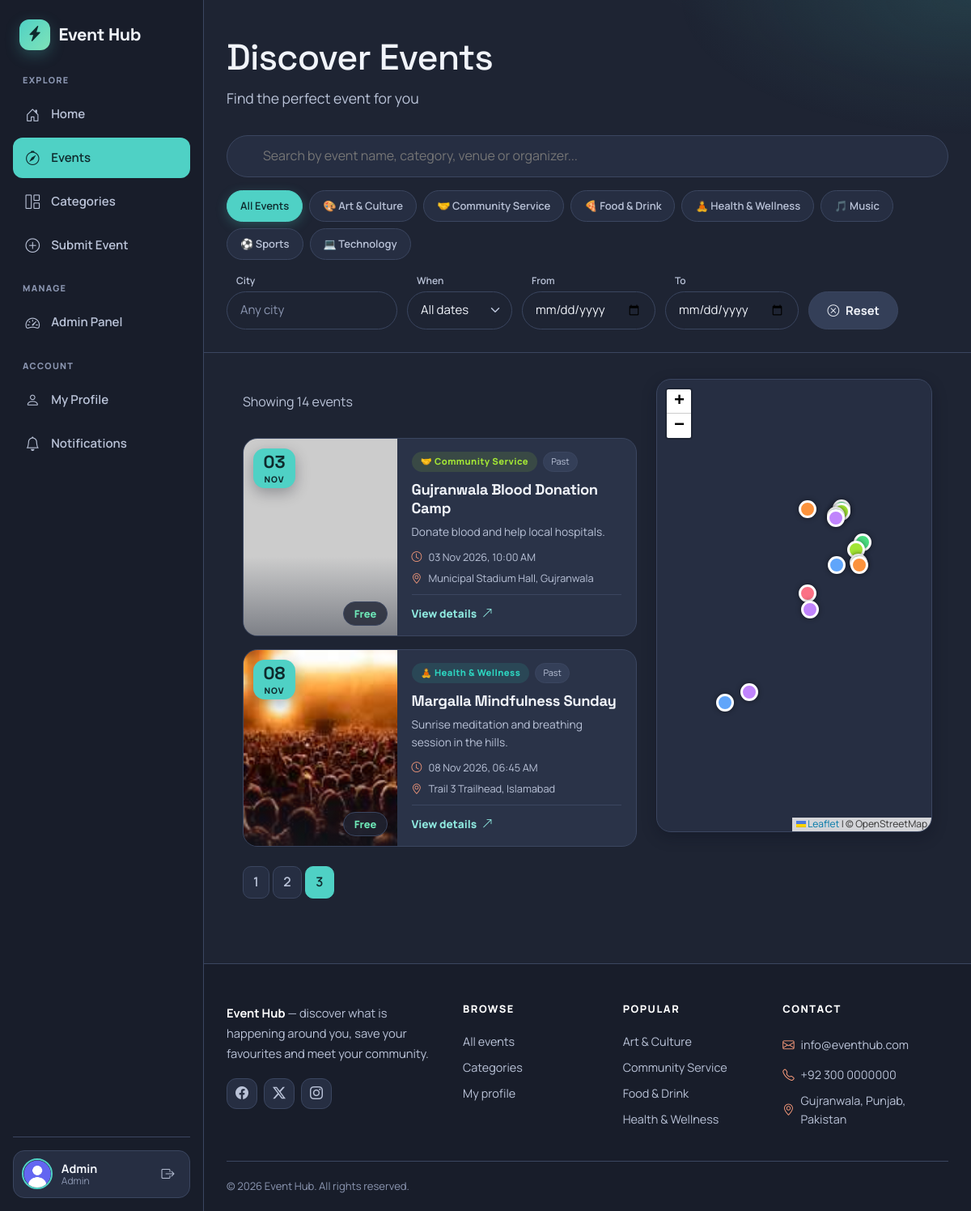
The page /events.php?page=3 (signed in) on the database its author committed.
### tables this page shows
CREATE TABLE categories (
  id INT AUTO_INCREMENT PRIMARY KEY,
  name VARCHAR(80) NOT NULL,
  color VARCHAR(10) DEFAULT '#6f42c1'
);

CREATE TABLE events (
  id INT AUTO_INCREMENT PRIMARY KEY,
  title VARCHAR(200) NOT NULL,
  category_id INT NOT NULL,
  short_desc VARCHAR(255),
  description TEXT,
  venue VARCHAR(150),
  address VARCHAR(255),
  city VARCHAR(80),
  lat DECIMAL(10,7) NOT NULL,
  lng DECIMAL(10,7) NOT NULL,
  event_date DATE NOT NULL,
  event_time TIME,
  price DECIMAL(10,2) DEFAULT 0,
  organizer_name VARCHAR(120),
  organizer_contact VARCHAR(150),
  image VARCHAR(255) DEFAULT 'images/default.jpg',
  is_featured TINYINT DEFAULT 0,
  status ENUM('pending','approved','rejected') DEFAULT 'pending',
  created_by INT NULL,
  created_at TIMESTAMP DEFAULT CURRENT_TIMESTAMP,
  FOREIGN KEY (category_id) REFERENCES categories(id)
);

### events.php (the view, shortened to what this page needs)
<?php
require 'includes/functions.php';
$page_title = 'Discover Events'; $active = 'events';
$events = search_events($_GET);
$per = 6; $total = count($events); $pages = max(1, ceil($total / $per));
$page = max(1, min($pages, (int)($_GET['page'] ?? 1)));
$list = array_slice($events, ($page - 1) * $per, $per);
$q = trim($_GET['q'] ?? ''); $cats = $_GET['cat'] ?? []; $city = trim($_GET['city'] ?? ''); $when = $_GET['when'] ?? '';
include 'includes/header.php';
?>
<section class="events-hero">
  <div class="container">
    <h1 >Discover Events</h1>
    <p >Find the perfect event for you</p>
    <form method="get" id="filterForm">
      <div class="d-flex flex-wrap align-items-center gap-3 py-3">
        <div class="search-box">
          <?= svg('search') ?>
          <input type="text" name="q" id="q" value="<?= e($q) ?>" placeholder="Search by event name, category, venue or organizer..." aria-label="Search events">
        </div>
      </div>
      <div class="filter-chips" id="filterChips">
        <button type="button" class="filter-chip <?= !$cats ? 'active' : '' ?>" id="chipAll">All Events</button>
        <?php foreach (get_categories() as $c): ?>
          <label class="filter-chip <?= in_array($c['id'], $cats) ? 'active' : '' ?>">
            <?= cat_icon($c['name']) ?> <?= e($c['name']) ?>
          </label>
        <?php endforeach; ?>
      </div>
      <div class="filter-row mt-3">
        <div><label for="city">City</label><input type="text" class="form-control" id="city" name="city" value="<?= e($city) ?>" placeholder="Any city"></div>
        <div><label for="when">When</label><select class="form-select" id="when" name="when">
          <option value="">All dates</option>
          <option value="past" <?= $when == 'past' ? 'selected' : '' ?>>Past</option></select></div>
        <div><label for="from">From</label><input type="date" class="form-control" id="from" name="from" value="<?= e($_GET['from'] ?? '') ?>"></div>
        <div><label for="to">To</label><input type="date" class="form-control" id="to" name="to" value="<?= e($_GET['to'] ?? '') ?>"></div>
        <div><button type="button" id="resetBtn" class="btn btn-secondary" title="Clear / Reset"><i class="bi bi-x-circle"></i> Reset</button></div>
      </div>
    </form>
  </div>
</section>
<section class="section" style="padding:2rem 0 4rem">
  <div class="container-fluid px-lg-5">
    <div class="row g-4">
      <div class="col-lg-7" id="listCol"><div id="listBox"><?php include 'includes/event_list.php'; ?></div></div>
      <div class="col-lg-5 d-none d-lg-block" id="mapCol"><div class="sticky-map"><div id="map"></div></div></div>
    </div>
  </div>
</section>
<?php include 'includes/footer.php'; ?>

### includes/header.php (shortened to what this page needs)
<?php
$active     = $active ?? '';
$unread = 0;
if (is_logged()) { $u = $pdo->prepare("SELECT COUNT(*) FROM notifications WHERE user_id=? AND is_read=0"); $u->execute([$_SESSION['user']['id']]); $unread = $u->fetchColumn(); }
function nav_class($name) { global $active; return 'nav-link' . ($active == $name ? ' active' : ''); }
?>
<!DOCTYPE html>
<html lang="en">
<head>
  <link href="<?= BASE_URL ?>assets/vendor/bootstrap/bootstrap.min.css" rel="stylesheet">
  <link href="<?= BASE_URL ?>assets/vendor/bootstrap-icons/bootstrap-icons.min.css" rel="stylesheet">
  <link href="<?= BASE_URL ?>assets/vendor/leaflet/leaflet.css" rel="stylesheet">
  <link href="<?= BASE_URL ?>assets/css/style.css" rel="stylesheet">
</head>
<body>
<div class="app-shell">
<aside class="sidebar" id="sidebar">
  <a href="<?= BASE_URL ?>index.php" class="logo">
    <span class="logo-mark"><i class="bi bi-lightning-charge-fill"></i></span>
    <span><?= SITE_NAME ?></span>
  </a>
  <nav class="side-nav" aria-label="Main">
    <span class="side-label">Explore</span>
    <a href="<?= BASE_URL ?>index.php" class="<?= nav_class('home') ?>"><i class="bi bi-house-door"></i> Home</a>
    <a href="<?= BASE_URL ?>events.php" class="<?= nav_class('events') ?>"><i class="bi bi-compass"></i> Events</a>
    <a href="<?= BASE_URL ?>categories.php" class="<?= nav_class('categories') ?>"><i class="bi bi-grid-1x2"></i> Categories</a>
    <?php if (is_logged() && setting('allow_submissions') == '1'): ?>
      <a href="<?= BASE_URL ?>submit_event.php" class="<?= nav_class('submit') ?>"><i class="bi bi-plus-circle"></i> Submit Event</a>
    <?php endif; ?>
    <?php if (is_staff()): ?>
      <span class="side-label">Manage</span>
      <a href="<?= BASE_URL ?>admin/index.php" class="<?= nav_class('admin') ?>"><i class="bi bi-speedometer2"></i> Admin Panel</a>
    <?php endif; ?>
    <?php if (is_logged()): ?>
      <span class="side-label">Account</span>
      <a href="<?= BASE_URL ?>profile.php" class="<?= nav_class('profile') ?>"><i class="bi bi-person"></i> My Profile</a>
      <a href="<?= BASE_URL ?>profile.php?tab=notes" class="nav-link"><i class="bi bi-bell"></i> Notifications
        <?php if ($unread): ?><span class="side-badge"><?= $unread ?></span><?php endif; ?></a>
    <?php endif; ?>
  </nav>
  <div class="side-bottom">
    <?php if (is_logged()): ?>
      <div class="side-user">
        <img class="nav-avatar" src="<?= BASE_URL . e($_SESSION['user']['avatar']) ?>" alt="<?= e($_SESSION['user']['name']) ?>">
        <div class="side-user-info"><strong><?= e(explode(' ', $_SESSION['user']['name'])[0]) ?></strong><small><?= e(ucfirst($_SESSION['user']['role'])) ?></small></div>
        <a href="<?= BASE_URL ?>logout.php" class="side-logout" title="Logout" aria-label="Logout"><i class="bi bi-box-arrow-right"></i></a>
      </div>
    <?php else: ?>
      <a href="<?= BASE_URL ?>login.php" class="btn btn-secondary w-100 mb-2"><i class="bi bi-box-arrow-in-right"></i> Login</a>
      <a href="<?= BASE_URL ?>register.php" class="btn btn-primary w-100">Sign Up</a>
    <?php endif; ?>
  </div>
</aside>
<div class="app-body">

### includes/functions.php (shortened to what this page needs)
<?php
require_once __DIR__ . '/../config/db.php';
function e($s) { return htmlspecialchars($s ?? '', ENT_QUOTES, 'UTF-8'); }
function is_logged() { return isset($_SESSION['user']); }
function is_staff()  { return is_logged() && in_array($_SESSION['user']['role'], ['admin', 'moderator']); }
function svg($n) {
    $p = [
     'cal'   => '<path fill-rule="evenodd" d="M6 2a1 1 0 00-1 1v1H4a2 2 0 00-2 2v10a2 2 0 002 2h12a2 2 0 002-2V6a2 2 0 00-2-2h-1V3a1 1 0 10-2 0v1H7V3a1 1 0 00-1-1zm0 5a1 1 0 000 2h8a1 1 0 100-2H6z" clip-rule="evenodd"/>',
     'clock' => '<path fill-rule="evenodd" d="M10 18a8 8 0 100-16 8 8 0 000 16zm1-12a1 1 0 10-2 0v4a1 1 0 00.293.707l2.828 2.829a1 1 0 101.415-1.415L11 9.586V6z" clip-rule="evenodd"/>',
     'pin'   => '<path fill-rule="evenodd" d="M5.05 4.05a7 7 0 119.9 9.9L10 18.9l-4.95-4.95a7 7 0 010-9.9zM10 11a2 2 0 100-4 2 2 0 000 4z" clip-rule="evenodd"/>',
     'users' => '<path d="M9 6a3 3 0 11-6 0 3 3 0 016 0zM17 6a3 3 0 11-6 0 3 3 0 016 0zM12.93 17c.046-.327.07-.66.07-1a6.97 6.97 0 00-1.5-4.33A5 5 0 0119 16v1h-6.07zM6 11a5 5 0 015 5v1H1v-1a5 5 0 015-5z"/>',
     'mail'  => '<path d="M2.003 5.884L10 9.882l7.997-3.998A2 2 0 0016 4H4a2 2 0 00-1.997 1.884z"/><path d="M18 8.118l-8 4-8-4V14a2 2 0 002 2h12a2 2 0 002-2V8.118z"/>',
     'user'  => '<path d="M10 2a8 8 0 100 16 8 8 0 000-16zm0 2a6 6 0 110 12 6 6 0 010-12zm0 2a2 2 0 100 4 2 2 0 000-4z"/>',
     'logout'=> '<path fill-rule="evenodd" d="M3 3a1 1 0 00-1 1v12a1 1 0 102 0V4a1 1 0 00-1-1zm10.293 9.293a1 1 0 001.414 1.414l3-3a1 1 0 000-1.414l-3-3a1 1 0 10-1.414 1.414L14.586 9H7a1 1 0 100 2h7.586l-1.293 1.293z" clip-rule="evenodd"/>',
     'search'=> '<path fill-rule="evenodd" d="M8 4a4 4 0 100 8 4 4 0 000-8zM2 8a6 6 0 1110.89 3.476l4.817 4.817a1 1 0 01-1.414 1.414l-4.816-4.816A6 6 0 012 8z" clip-rule="evenodd"/>',
    ];
    return '<svg viewBox="0 0 20 20" fill="currentColor">' . ($p[$n] ?? '') . '</svg>';
}
function cat_icon($name) {
    $i = ['music' => '🎵', 'sports' => '⚽', 'technology' => '💻', 'art & culture' => '🎨', 'food & drink' => '🍕',
          'health & wellness' => '🧘', 'community service' => '🤝', 'community' => '🤝'];
    return $i[strtolower($name)] ?? '📅';
}
function price_text($p) { return $p > 0 ? 'Rs. ' . number_format($p) : 'Free'; }
function date_text($d, $t) { return date('d M Y', strtotime($d)) . ($t ? ', ' . date('h:i A', strtotime($t)) : ''); }
function img_src($p) { return preg_match('#^https?://#', $p) ? $p : BASE_URL . $p; }
function img_tag($path, $alt, $attrs = '', $fallback = 'images/default.jpg') {
    return '<img src="' . e(img_src($path)) . '" alt="' . e($alt) . '" loading="lazy" ' . $attrs .
           ' onerror="this.onerror=null;this.src=\'' . BASE_URL . $fallback . '\'">';
}
function event_fallback($id) { return file_exists(__DIR__ . "/../images/event$id.jpg") ? "images/event$id.jpg" : 'images/default.jpg'; }
function setting($key, $default = '1') {
    global $pdo; static $all = null;
    if ($all === null) $all = $pdo->query("SELECT skey, svalue FROM settings")->fetchAll(PDO::FETCH_KEY_PAIR);
    return $all[$key] ?? $default;
}
function get_events($extra = '', $params = []) {
    global $pdo;
    $st = $pdo->prepare("SELECT e.*, c.name AS cat, c.color FROM events e
        JOIN categories c ON c.id = e.category_id WHERE e.status='approved' $extra");
    $st->execute($params);
    return $st->fetchAll();
}
function get_categories() { global $pdo; return $pdo->query("SELECT * FROM categories ORDER BY name")->fetchAll(); }
function search_events($g) {
    $sql = ''; $p = [];
    $q = trim($g['q'] ?? ''); $city = trim($g['city'] ?? ''); $when = $g['when'] ?? '';
    $cats = array_filter((array)($g['cat'] ?? []), 'is_numeric');
    if (setting('show_past_events') != '1') $sql .= " AND e.event_date >= CURDATE()";
    return get_events($sql . " ORDER BY (e.event_date < CURDATE()), e.event_date", $p);
}

### includes/event_list.php (shortened to what this page needs)
<?php
$keep = array_diff_key($_GET, ['ajax' => 1]); ?>
<?php if ($events): ?>
  <p class="events-count">Showing <?= $total ?> event<?= $total != 1 ? 's' : '' ?></p>
<?php endif; ?>
<div class="event-grid rows">
  <?php foreach ($list as $ev): ?><?php include __DIR__ . '/event_card.php'; ?><?php endforeach; ?>
</div>
<?php if ($pages > 1): ?>
  <nav class="mt-4"><ul class="pagination flex-wrap">
    <?php for ($i = 1; $i <= $pages; $i++): ?>
      <li class="page-item <?= $i == $page ? 'active' : '' ?>"><a class="page-link" href="?<?= http_build_query(array_merge($keep, ['page' => $i])) ?>"><?= $i ?></a></li>
    <?php endfor; ?>
  </ul></nav>
<?php endif; ?>

### includes/event_card.php
<?php
$cc = e($ev['color']); $ts = strtotime($ev['event_date']); ?>
<article class="event-card card" data-id="<?= $ev['id'] ?>">
  <a class="event-card-media" href="<?= BASE_URL ?>event.php?id=<?= $ev['id'] ?>" tabindex="-1" aria-hidden="true">
    <?= img_tag($ev['image'], $ev['title'] . ' - ' . $ev['cat'] . ' event', 'class="event-card-img" width="800" height="500"', event_fallback($ev['id'])) ?>
    <span class="event-date-badge"><b><?= date('d', $ts) ?></b><small><?= date('M', $ts) ?></small></span>
    <span class="event-price-pill"><?= price_text($ev['price']) ?></span>
  </a>
  <div class="event-card-body card-body">
    <div class="event-card-tags">
      <span class="event-card-category" style="background:<?= $cc ?>1f;color:<?= $cc ?>"><?= cat_icon($ev['cat']) ?> <?= e($ev['cat']) ?></span>
      <?php if ($ev['event_date'] < date('Y-m-d')): ?><span class="badge-past">Past</span><?php endif; ?>
    </div>
    <h3 class="event-card-title"><a href="<?= BASE_URL ?>event.php?id=<?= $ev['id'] ?>"><?= e($ev['title']) ?></a></h3>
    <p class="event-card-desc"><?= e($ev['short_desc']) ?></p>
    <div class="event-card-meta">
      <span><i class="bi bi-clock"></i> <?= date_text($ev['event_date'], $ev['event_time']) ?></span>
      <span><i class="bi bi-geo-alt"></i> <?= e($ev['venue']) ?>, <?= e($ev['city']) ?></span>
    </div>
    <div class="event-card-footer">
      <a href="<?= BASE_URL ?>event.php?id=<?= $ev['id'] ?>" class="event-card-link">View details <i class="bi bi-arrow-up-right"></i></a>
    </div>
  </div>
</article>

### includes/footer.php (shortened to what this page needs)
<footer class="footer">
  <div class="container">
    <div class="footer-grid">
      <div class="footer-brand">
        <p class="footer-desc"><strong><?= SITE_NAME ?></strong> &mdash; discover what is happening around you, save your favourites and meet your community.</p>
        <div class="social-links d-flex gap-2">
          <a href="#" class="social-link" aria-label="Facebook"><i class="bi bi-facebook"></i></a>
          <a href="#" class="social-link" aria-label="Twitter"><i class="bi bi-twitter-x"></i></a>
          <a href="#" class="social-link" aria-label="Instagram"><i class="bi bi-instagram"></i></a>
        </div>
      </div>
      <div class="footer-links">
        <h4>Browse</h4>
        <a href="<?= BASE_URL ?>events.php">All events</a>
        <a href="<?= BASE_URL ?>categories.php">Categories</a>
        <a href="<?= BASE_URL ?><?= is_logged() ? 'profile.php' : 'login.php' ?>"><?= is_logged() ? 'My profile' : 'Login' ?></a>
      </div>
      <div class="footer-links">
        <h4>Popular</h4>
        <?php foreach (array_slice(get_categories(), 0, 4) as $fc): ?>
          <a href="<?= BASE_URL ?>events.php?cat[]=<?= $fc['id'] ?>"><?= e($fc['name']) ?></a>
        <?php endforeach; ?>
      </div>
      <div class="footer-links">
        <h4>Contact</h4>
        <p><i class="bi bi-envelope"></i> <a href="mailto:<?= SITE_EMAIL ?>"><?= SITE_EMAIL ?></a></p>
        <p><i class="bi bi-telephone"></i> <?= SITE_PHONE ?></p>
        <p><i class="bi bi-geo-alt"></i> <?= SITE_ADDRESS ?></p>
      </div>
    </div>
    <div class="footer-bottom"><p>&copy; <?= date('Y') ?> <?= SITE_NAME ?>. All rights reserved.</p></div>
  </div>
</footer>
</div>
</div>
</body>
</html>

### rows shown on the page
categories: name "🎨", name "Art & Culture"
categories: name "🤝", name "Community Service"
categories: name "🍕", name "Food & Drink"
categories: name "🧘", name "Health & Wellness"
categories: name "🎵", name "Music"
categories: name "⚽", name "Sports"
categories: name "💻", name "Technology"
events: event_date "03", event_date "NOV", price "Free", category.name "🤝", category.name "Community Service", shows "Past", title "Gujranwala Blood Donation Camp", short_desc "Donate blood and help local hospitals.", date_text($ev['event_date'], $ev['event_time']) "03 Nov 2026, 10:00 AM", venue "Municipal Stadium Hall", city "Gujranwala"
events: shows a picture, event_date "08", event_date "NOV", price "Free", category.name "🧘", category.name "Health & Wellness", shows "Past", title "Margalla Mindfulness Sunday", short_desc "Sunrise meditation and breathing session in the hills.", date_text($ev['event_date'], $ev['event_time']) "08 Nov 2026, 06:45 AM", venue "Trail 3 Trailhead", city "Islamabad"

### other values the page prints
SITE_NAME "Event Hub"
explode(' ', $_SESSION['user']['name'])[0] "Admin"
$_SESSION['user']['role'] "Admin"
$total "14"
SITE_EMAIL "info@eventhub.com"
SITE_PHONE "+92 300 0000000"
SITE_ADDRESS "Gujranwala, Punjab, Pakistan"
